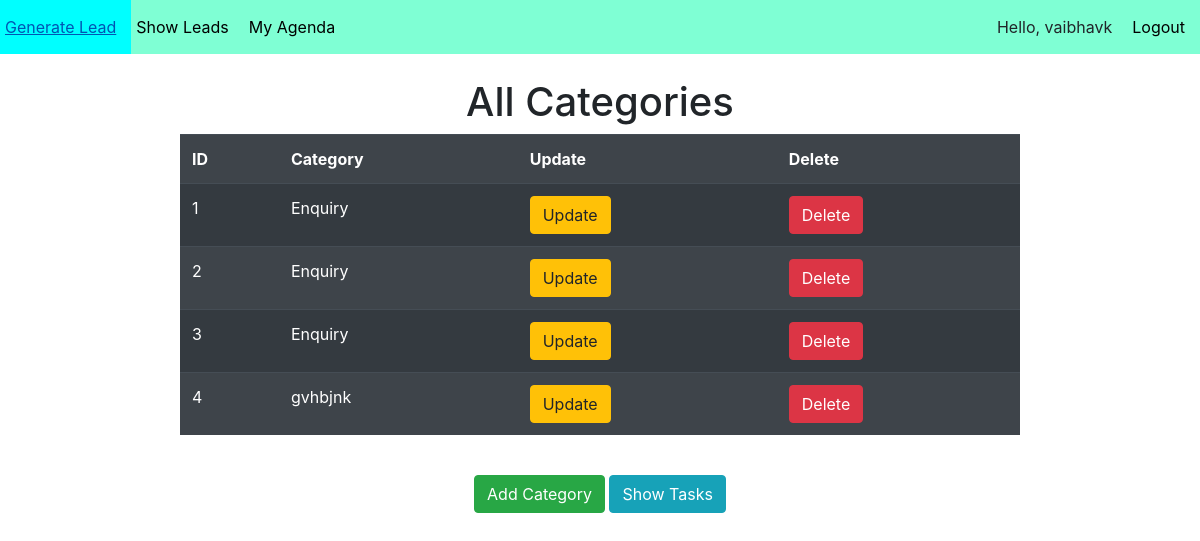
The app's page /to-do/show-category/ (signed in), older data.
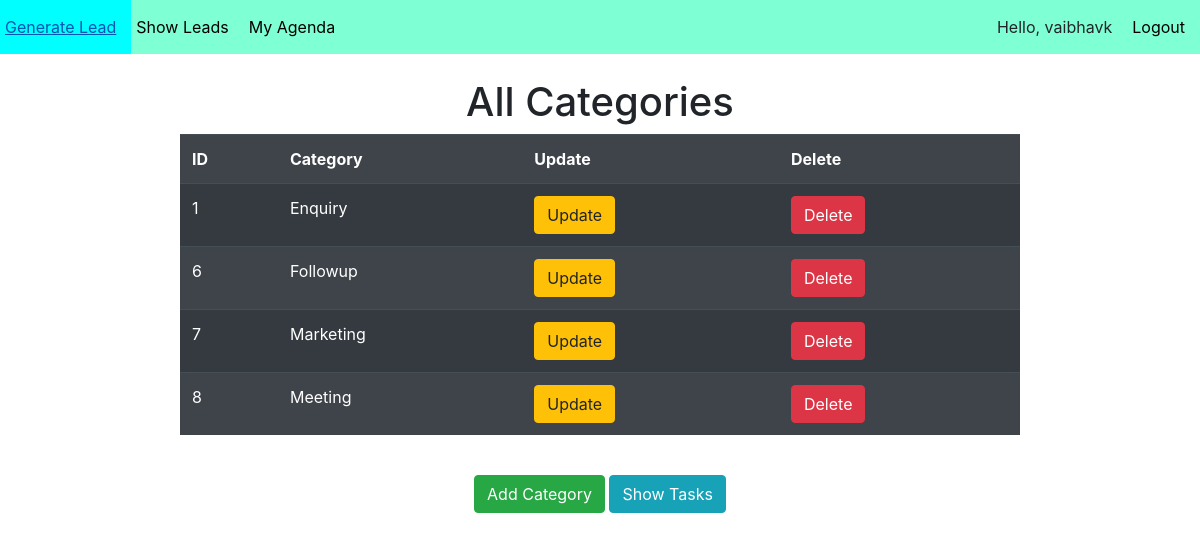
The same page, newer data.
### ToDoApp/models.py (models this page shows, shortened)
class Category(models.Model):
    category_name = models.CharField(max_length=32)

### ToDoApp/views.py (the view)
# urls.py: path('show-category/',views.CategoryListView.as_view(),name='show_category'),
class CategoryListView(LoginRequiredMixin,ListView):
    model = Category

### templates/ToDoApp/category_list.html (shortened to what this page needs)
{% extends 'layout.html' %}
{% block content %}
    <h1 style="text-align: center;">All Categories</h1>
    <table class="table table-dark table-striped" style="width: 70%; margin-left: auto;margin-right: auto;">
        <tr>
            <th>ID</th>
            <th>Category</th>
            <th>Update</th>
            <th>Delete</th>
        </tr>
        {% for cat in object_list %}
            <tr>
                <td>{{cat.id}}</td>
                <td>{{cat.category_name}}</td>
                <td>
                    <a href="{% url 'update_category' cat.id %}">
                        <button class="btn btn-warning">Update</button>
                    </a>
                </td>
                <td>
                    <a href="{% url 'delete_category' cat.id %}">
                        <button class="btn btn-danger">Delete</button>
                    </a>
                </td>
            </tr>
        {% endfor %}
    </table>
    <br>
    <div style="text-align: center;">
        <a href="{% url 'add_category' %}">
            <button class="btn btn-success">Add Category</button>
        </a>
        <a href="{% url 'show_task' %}">
            <button class="btn btn-info">Show Tasks</button>
        </a>
    </div>
{% endblock %}

### templates/layout.html (shortened to what this page needs)
<!DOCTYPE html>
{% load static %}
<html lang="en">
<head>
    <link rel="stylesheet" href="https://cdn.jsdelivr.net/npm/bootstrap@4.6.1/dist/css/bootstrap.min.css">
    <link rel="stylesheet" href="{% static 'myStyle.css' %}">
</head>
<body>
    <ul class="mynavbar">
        <li><a href="{% url 'generate_lead' %}">Generate Lead</a></li>
        <li><a href="{% url 'show_leads' %}">Show Leads</a></li>
        <li><a href="{% url 'show_task' %}">My Agenda</a></li>
        <span class="authlinks">
            {% if user.is_authenticated %}
                <li><a>Hello, {{user.username}}</a></li>
                <li><a href="{% url 'logout' %}">Logout</a></li>
            {% else %}
                <li><a href="{% url 'register' %}">Register</a></li>
                <li><a href="{% url 'login' %}">Login</a></li>
            {% endif %}
        </span>
    </ul>
    <br>
    {% block content %}{% endblock %}
</body>
</html>

### static/myStyle.css (style rules this page uses)
.mynavbar { background-color: aquamarine; list-style-type: none; overflow: hidden; margin: 0; padding:0; }
li { float: left; }
li a { padding:15px 15px 15px 5px; color: black; display: block; }
.authlinks { float: right; }

Row changes from the older to the newer data that the page shows:
removed Category: id "2", category_name "Enquiry"
removed Category: id "3", category_name "Enquiry"
removed Category: id "4", category_name "gvhbjnk"
added Category: id "6", category_name "Followup"
added Category: id "7", category_name "Marketing"
added Category: id "8", category_name "Meeting"
